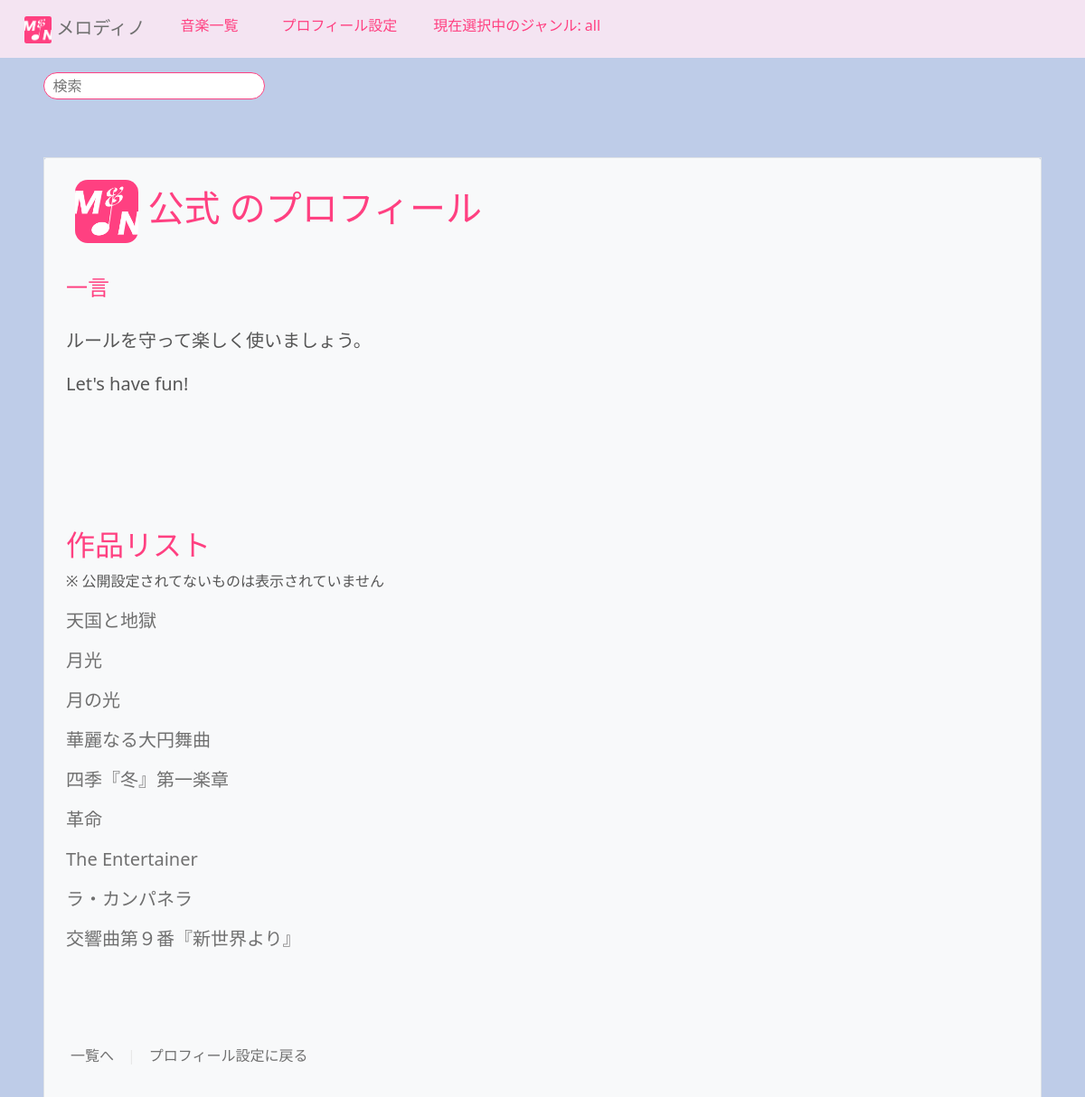
The app's page /profile/2/ (signed in, upper part), older data.
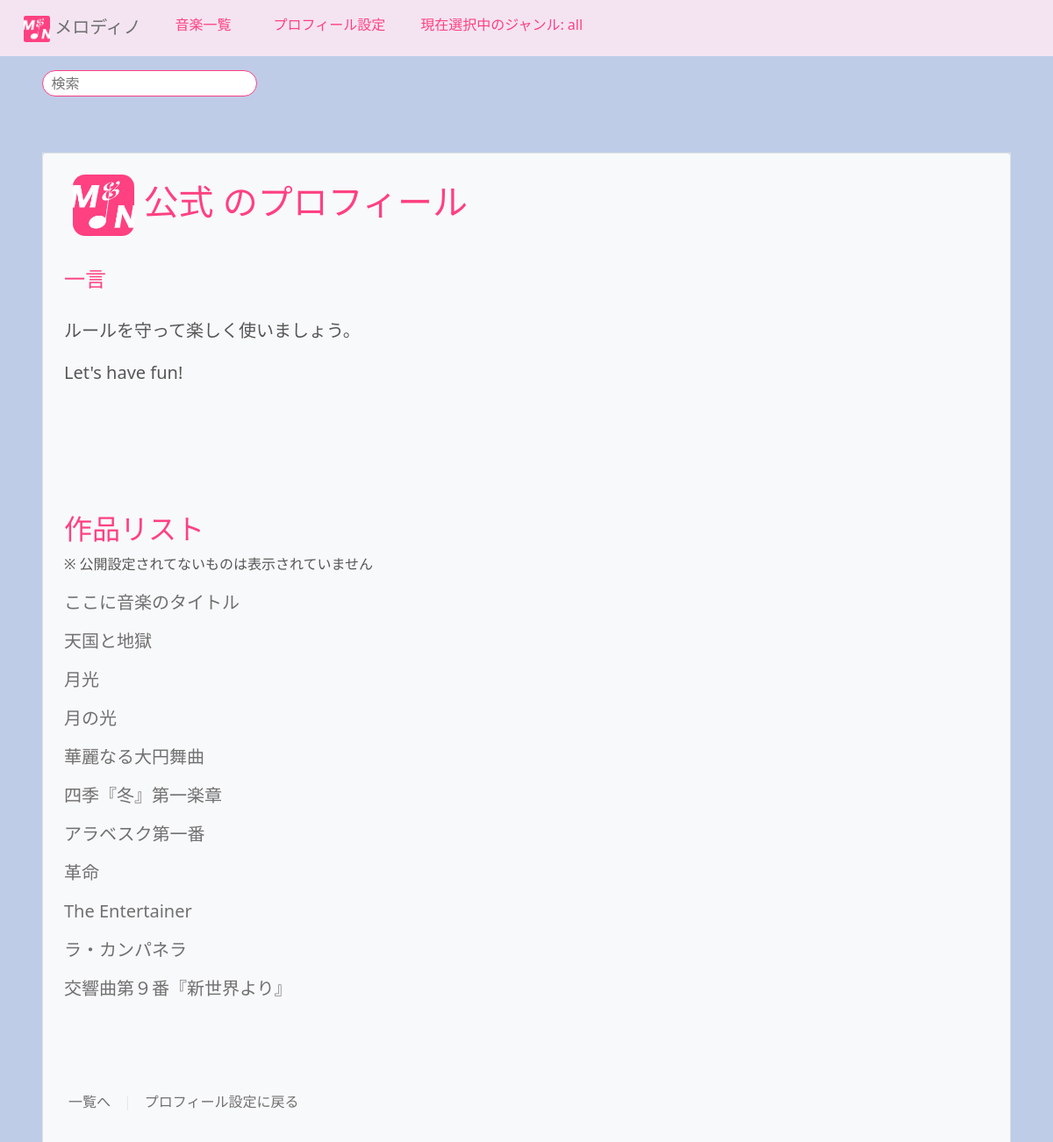
The same page, newer data.
### ongaku/models.py (models this page shows, shortened)
class Ongaku(models.Model):
    title = models.CharField(max_length=70, verbose_name="タイトル")
    text = models.TextField(blank=True, default="", verbose_name="説明")
    audio_file = models.FileField(upload_to='music/', null=True, blank=True, verbose_name="音楽ファイル")
    thumbnail = models.ImageField(null=True, blank=True, verbose_name="サムネイル")
    category = models.CharField(
        max_length=200, choices=CATEGORY, null=True, blank=True, verbose_name="カテゴリー"
    )
    custom_category = models.CharField(
        max_length=150,
        blank=True,
        help_text="検索時に見つかりやすくなります。",
        verbose_name="カスタムカテゴリー"
    )
    user = models.ForeignKey(User, on_delete=models.CASCADE, related_name='songs', verbose_name="ユーザー")
    search_count = models.IntegerField(default=0, verbose_name="検索回数")
    play_count = models.IntegerField(default=0, verbose_name="再生回数")
    is_public = models.BooleanField(default=False, verbose_name="公開設定")  # 公開/非公開設定
    created_at = models.DateTimeField(auto_now_add=True, verbose_name="作成日時")  # 投稿日
    ongaku_url = models.URLField(blank=False, null=False, verbose_name="音楽URL")
    favorites = models.ManyToManyField(User, related_name='favorite_songs', blank=True, verbose_name="お気に入り")
    favorited_by = models.ManyToManyField(
        'UserProfile',  # ユーザー情報が保存されているモデル
        related_name='favorite_songs',
        blank=True,
        verbose_name="お気に入りユーザー"
    )
    order = models.PositiveIntegerField(default=0, verbose_name="順序")
    class Meta:
        ordering = ['order']

### ongaku/views.py (the view)
# urls.py: path('profile/<int:user_id>/', views.user_profile, name='profile'),
def user_profile(request, user_id):
    user = get_object_or_404(User, pk=user_id)  # ユーザーを取得
    profile = user.userprofile  # ユーザーのプロフィール情報を取得
    is_following = Follow.objects.filter(follower=request.user, followed=profile.user).exists() if request.user.is_authenticated else False
    songs = user.songs.all()
    has_audio_file = any(song.audio_file for song in songs)  # もし音楽ファイルがある曲があればTrue
    followed_users = User.objects.filter(
        id__in=Follow.objects.filter(follower=request.user).values('followed')
    )  # フォロー中のユーザーを取得
    is_own_profile = request.user == user  # 自分のプロフィールページの場合 True
    follower_count = Follow.objects.filter(followed=user).count()  # フォロワー数を取得
    following_count = Follow.objects.filter(follower=user).count()  # フォローしているユーザー数を取得
    follower_users = User.objects.filter(
        id__in=Follow.objects.filter(followed=user).values('follower')
    )  # フォロワーのユーザーを取得
    return render(request, 'ongaku/profile.html', {
        'profile': profile,
        'user': user,
        'is_following': is_following,
        'songs': songs,
        'followed_users': followed_users,  # フォロー中のユーザーを渡す
        'is_own_profile': is_own_profile,  # 自分のプロフィールかどうかを渡す
        'follower_count': follower_count,
        'following_count': following_count,
        'follower_users': follower_users,  # フォロワーリストを渡す
        'has_audio_file': has_audio_file,  # 音楽ファイルがあるかどうかのフラグを渡す
    })

### ongaku/templates/ongaku/profile.html (shortened to what this page needs)
{% extends 'base.html' %}
{% block content %}
<div class="c-3 m-4 bg-light rounded" type="kasane">
    <div class="border border_color p-4 mb-4">
        <div class="profile-container">
            <h1>
                {% if user.userprofile.profile_picture %}
                    <img src="{{ user.userprofile.profile_picture.url }}" alt="プロフィール画像" class="profile-picture">
                {% endif %}
                <span class="display-name">
                    {% if user.userprofile.display_name == None %}
                        {{ user.userprofile.display_name|default:"匿名" }}{{ user.id }}
                    {% else %}
                        {{ user.userprofile.display_name|default:"匿名" }}
                    {% endif %}のプロフィール
                </span>
            </h1>
        </div>
        <h6><br></h6>
        <h4>一言</h4><h5 style="white-space: pre-line;"><br>{{ profile.bio|default:"なし" }}</h5>
        <h6><br><br></h6>
        <h6><br><br></h6>
        <h6><br><br></h6>
        <h2>作品リスト</h2>
        <span>※ 公開設定されてないものは表示されていません</span>
            {% for song in songs %}
                {% if song.is_public %}
                    <ul style="margin-left: 5px;">
                        <h4 style="margin-left: -45px; margin-top: 20px;"><li><h5><a href="{% url 'detail-ongaku' song.pk %}" style="text-decoration:none;">{{ song.title }}</a></h5></li></h4>
                    </ul>
                {% endif %}
            {% empty %}
                <h5>まだ曲を作成していません。</h5>
            {% endfor %}
        <h6><br><br><br><br></h6>
        <div style="display: flex; width: 100%; margin: 0 auto;">
            <div class="pagination" style="display: inline-flex;">
                <a href="{% url 'list-ongaku' %}" class="btn p-1">一覧へ</a>
                {% if user == request.user %}
                    <p style="color: #e8e8e8; margin: 0 10px; margin-top: 5px;">|</p>
                    <a class="btn p-1" href="{% url 'profile_list' %}">プロフィール設定に戻る</a>
                {% endif %}
            </div>
        </div>
        <p><br><br></p>
    </div>
</div>
{% endblock %}

Row changes from the older to the newer data that the page shows:
now on this page (row edited): Ongaku: title "ここに音楽のタイトル"
now on this page (row edited): Ongaku: title "アラベスク第一番"
